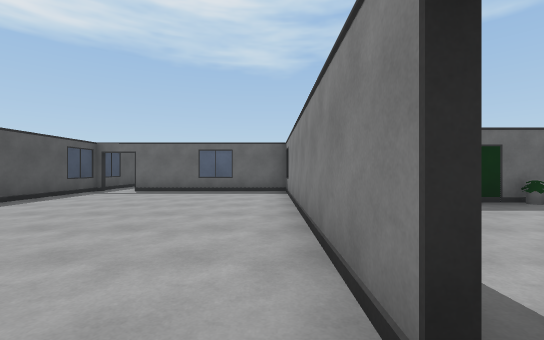
[1] (above)

14 first-person views from a walk through a 3-D level made in the Unity game engine. The camera is 1.3 m above the floor, looks level and sees 90° across. The floor is counted in squares, 2 m on a side. Each view is taken from the middle of a square. On the plan, view 1 faces up. The plan holds only what a view shows up to about 9 squares ahead; the rest is blank.

[2]
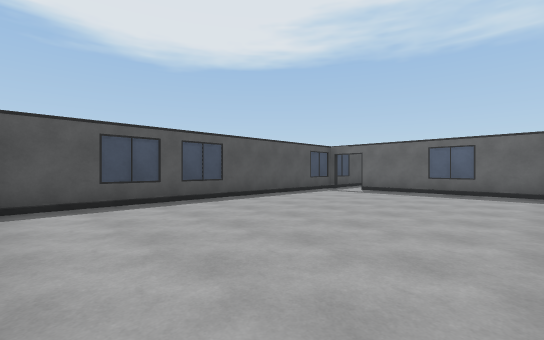

[3]
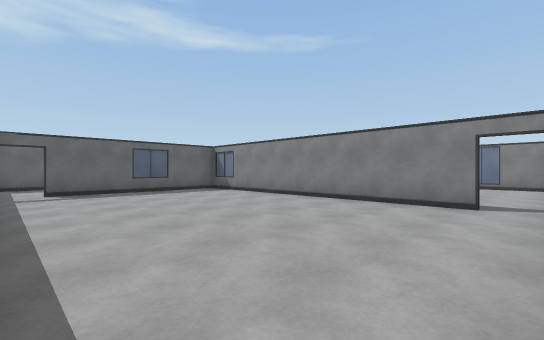

[4]
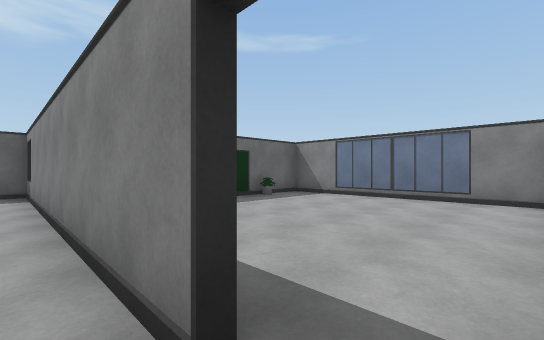

[5]
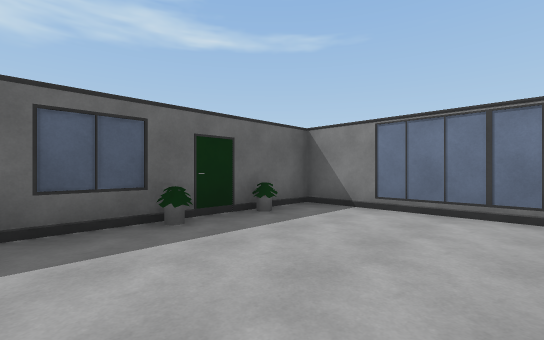

[6]
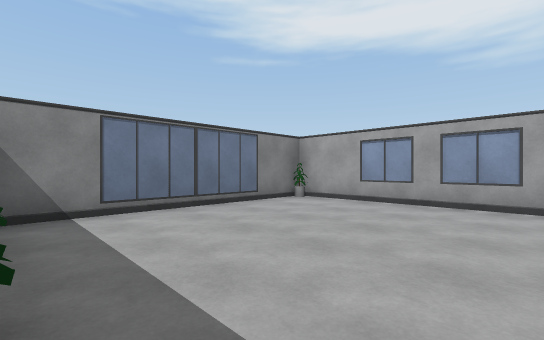

[7]
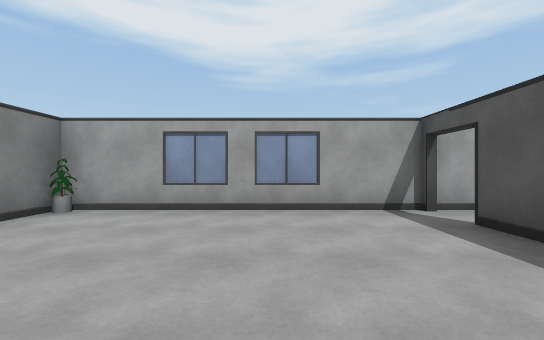

[8]
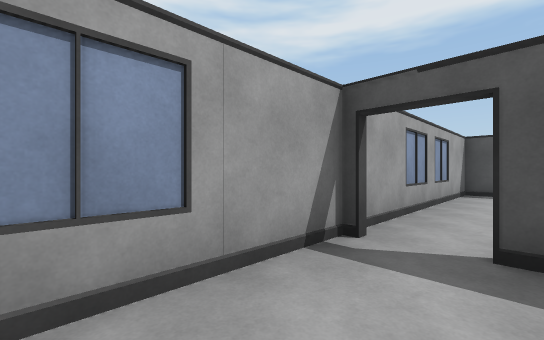

[9]
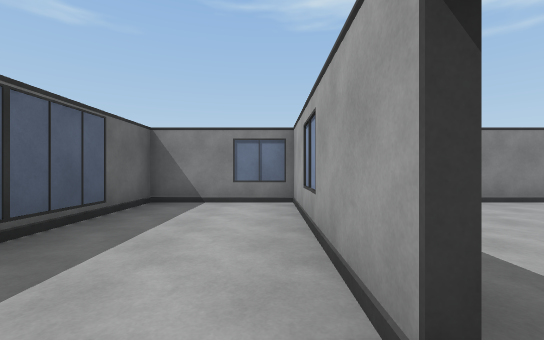

[10]
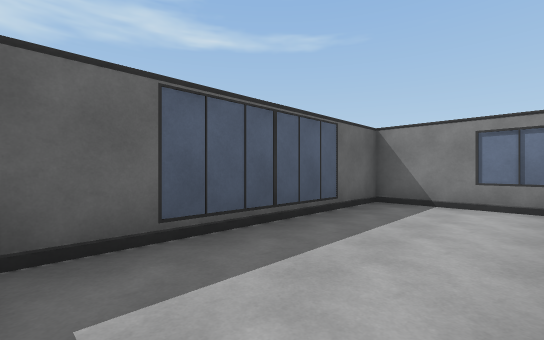

[11]
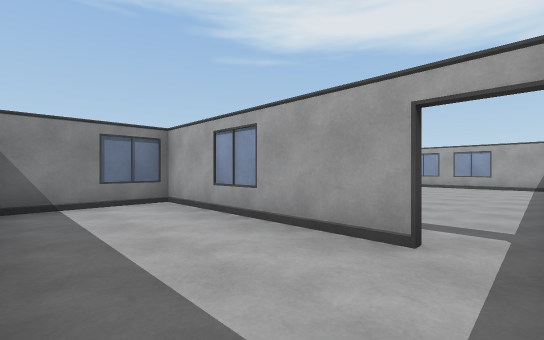

[12]
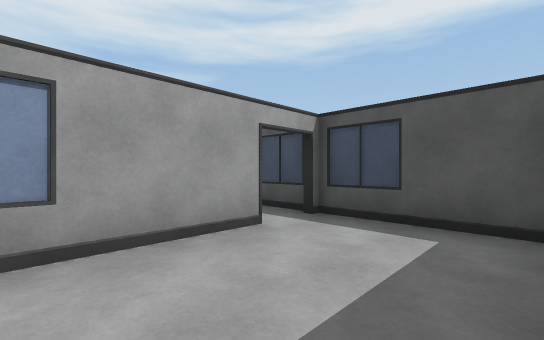

[13]
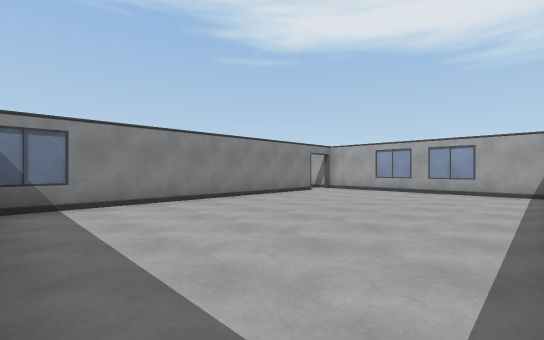

[14]
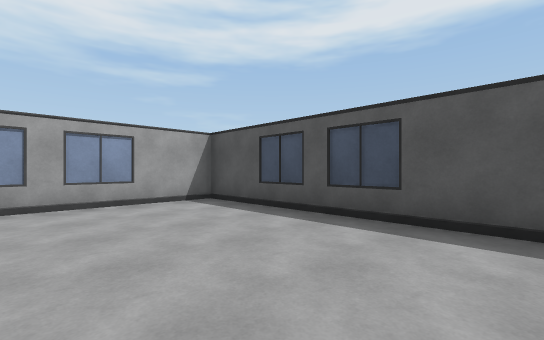

### Floor plan
Ten units are one square. View 1 is at (0, 0); x grows to the right and y downward. Boxes are objects, and circles mark ways between rooms. Rooms are numbered by the first view taken in them; rooms with no view inside come last. Other rooms are left out.
<svg viewBox="-59 -119 129 129">
<path fill="none" stroke="#000" d="M4 -6 4 -80M-54 -85 -54 4 4 4M5 -84 -42 -84M6 -16 6 -8M5 4 64 4 64 -54 20 -54M-44 -86 5 -86M-54 -110 -54 -85M4 -80 4 -114 -50 -114"/>
<rect x="35" y="-55" width="10" height="10" fill="#bbb"><title>other object</title></rect>
<rect x="45" y="-55" width="10" height="10" fill="#bbb"><title>other object</title></rect>
<rect x="55" y="-5" width="10" height="10" fill="#bbb"><title>other object</title></rect>
<circle cx="10" cy="0" r="3" fill="#2a7"/>
<circle cx="-50" cy="-80" r="3" fill="#2a7"/>
<text x="-30" y="-40">1</text>
<text x="40" y="-20">2</text>
<text x="-30" y="-100">3</text>
</svg>
Room 1 opens to room 2. Room 1 opens to room 3.

Where each view was taken, in squares from view 1:
view 1: 0 up, 0 right, facing up
view 2: 0 up, 0 right, facing up-left
view 3: 0 up, 5 left, facing up-right
view 4: 0 up, 0 right, facing up-right
view 5: 2 up, 2 right, facing up-right
view 6: 5 up, 2 right, facing down-right
view 7: 4 up, 3 right, facing down
view 8: 1 up, 3 right, facing down-left
view 9: 9 up, 5 left, facing right
view 10: 9 up, 5 left, facing up-right
view 11: 11 up, 5 left, facing down-right
view 12: 11 up, 2 left, facing down-left
view 13: 8 up, 5 left, facing down-right
view 14: 5 up, 2 left, facing down-left
